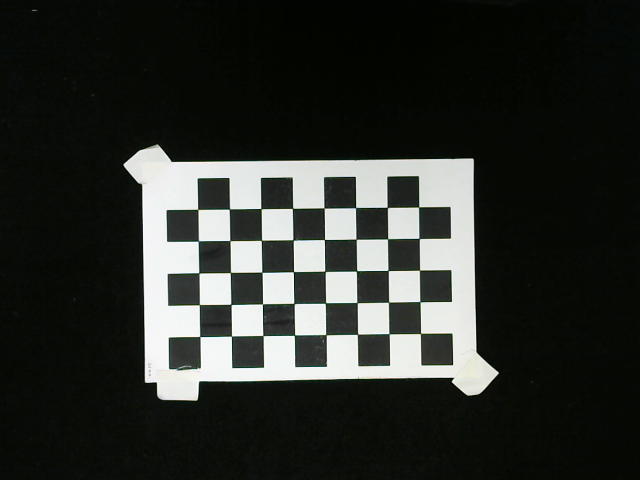
#> input picture HaoYing_v2/CalibrationImageStandard.png, 640 x 480 px, given in place of the camera
$ python Edge_size_20230426184231.py
#> lines starting #> are read from the running program, lines starting #| are printed output that depends on the picture; after the words box and inside, x2 and y2 are one past the last pixel; in counts of white or black regions, pixels touching at a corner belong together; long printed decimals are rounded
#> further down, frame is the input picture: shape (480, 640, 3); mean B, G, R 44.8, 48.7, 45.4
import cv2
import numpy as np

#*白色與透明工件在黑布下的HSV參數
WhiteLower = np.array([0, 0, 155])
WhiteUpper = np.array([180, 25, 255])

#* 黑色工件在白紙板下的HSV參數
BlackLower = np.array([0, 0, 154])
BlackUpper = np.array([180, 255, 230])

Contour_size = [100, 1000]

AreaSizeData = []
LengthSizeData = []

def nothing(x):
    pass

def ImagePreprocess(img_src):
    HSV_img = cv2.cvtColor(img_src, cv2.COLOR_BGR2HSV)
#> HSV_img: shape (480, 640, 3); mean H, S, V 54.8, 88.4, 48.7
    HSV_img = cv2.GaussianBlur(HSV_img, (3, 3), 1)
#> HSV_img: shape (480, 640, 3); mean H, S, V 55, 88.5, 48.8
    w_mask = cv2.inRange(HSV_img, WhiteLower, WhiteUpper)
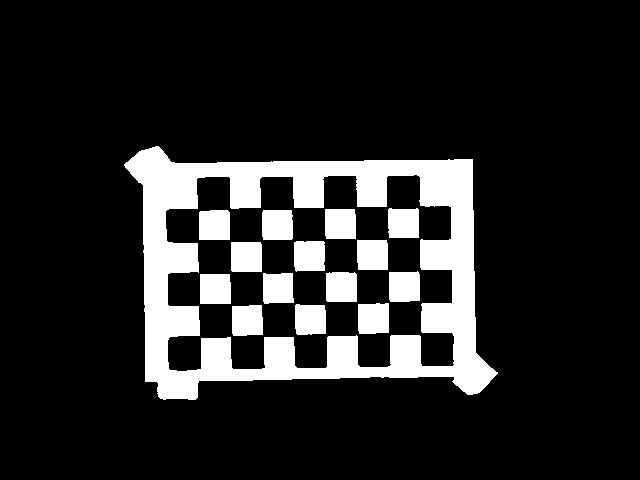
#> w_mask: shape (480, 640); 14.7% white; 15 white regions, largest, box (x1, y1, x2, y2) and area: (124, 146, 498, 400) 32330, (231, 242, 262, 272) 927, (325, 209, 356, 239) 922
    b_mask = cv2.inRange(HSV_img, BlackLower, BlackUpper)
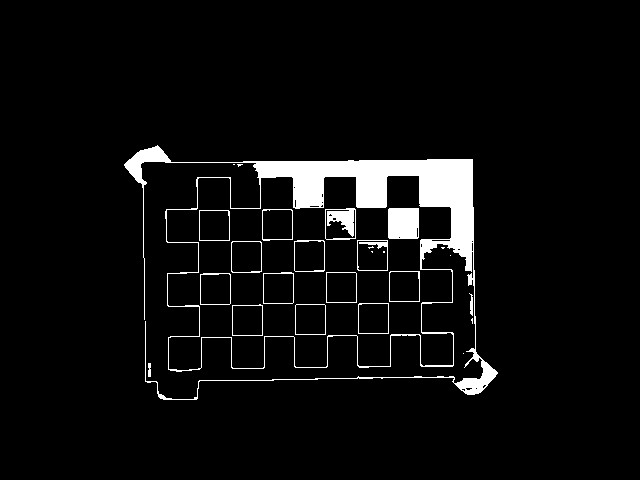
#> b_mask: shape (480, 640); 5.1% white; 26 white regions (9 under 20 px), largest, box (x1, y1, x2, y2) and area: (124, 145, 498, 400) 12355, (388, 208, 419, 239) 948, (325, 208, 356, 240) 557
    outputImg = cv2.bitwise_or(w_mask, b_mask)
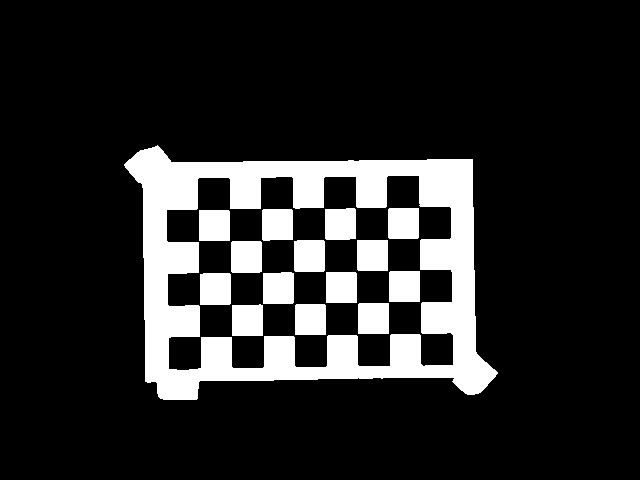
#> outputImg: shape (480, 640); 15.3% white; 15 white regions, largest, box (x1, y1, x2, y2) and area: (124, 145, 498, 400) 33519, (231, 241, 262, 273) 987, (200, 273, 231, 305) 987
    element = cv2.getStructuringElement(cv2.MORPH_RECT, (3, 3))
    binary  = cv2.morphologyEx(outputImg, cv2.MORPH_CLOSE, element)
#> binary: shape (480, 640); 15.3% white; 8 white regions
    return binary

def DeletContours(contours):
    contoursList = []
    for contour in contours:
        contoursLength = cv2.arcLength(contour, True)
        if (contoursLength >= Contour_size[0]) and (contoursLength <= Contour_size[1]):
            contoursList.append(contour)
#> this loop made 11 passes
#> contoursLength on passes 1 to 11: 1225.3, 127.3, 625.7, 120, 1741.5, 120, 120, 120, 120, 120, 120
#> after the loop, contoursList = 9 contours; largest, box (x1, y1, x2, y2) and area: (166, 176, 294, 307) 7394, (420, 332, 454, 366) 1055, (199, 210, 230, 241) 900, (295, 304, 326, 335) 900, (358, 303, 389, 334) 900
    return contoursList

if __name__ == '__main__':
    cap = cv2.VideoCapture(0, cv2.CAP_DSHOW)

    if not cap.isOpened():
        print("Cannot open camera")
        exit()

    while len(AreaSizeData) < 100: ## 樣本數
        ret, frame = cap.read()
        if not ret:
            print("Can't receive frame (stream  end?). Exiting ...")
            break

        imgBinary = ImagePreprocess(frame)
        cv2.imshow("binary", imgBinary)
        contours = DeletContours(cv2.findContours(imgBinary, cv2.RETR_TREE, cv2.CHAIN_APPROX_NONE)[0])
#> contours has the same summary as contoursList in DeletContours

        for contour in contours:
            print(cv2.contourArea(contour))
            print(cv2.arcLength(contour, True))
            AreaSizeData.append(cv2.contourArea(contour))
            LengthSizeData.append(cv2.arcLength(contour, True))
#> this loop made 9 passes
#> (printed output is left out)
#> after the loop, AreaSizeData = [1055, 7393.5, 900, 900, 900, 900, 900, 900, 900]; LengthSizeData = [127.3, 625.7, 120, 120, 120, 120, 120, 120, 120]

        # cv2.drawContours(frame, contours, -1, (0,0,255), 2)
        # cv2.imshow("Result", frame)
        if cv2.waitKey(1) & 0xFF == 27: ## 27 = ESC
#> (key Esc is pressed here)
            break

    areaMaxCont = max(AreaSizeData)
#> areaMaxCont = 7393.5
    areaMinCont = min(AreaSizeData)
#> areaMinCont = 900
    areaMeanCont = np.mean(np.array(AreaSizeData, dtype=object))
#> areaMeanCont = 1638.7
    areaStdCont = np.std(np.array(AreaSizeData,  dtype=float), axis=0, ddof=1)
#> areaStdCont = 2158.7
    print('AreaContours','Max:', areaMaxCont, 'Min:', areaMinCont, "Mean:", areaMeanCont, 'Std:', areaStdCont)
#| AreaContours Max: 7393.5 Min: 900.0 Mean: 1638.722 Std: 2158.650

    LengthMaxCont = max(LengthSizeData)
#> LengthMaxCont = 625.7
    LengthMinCont = min(LengthSizeData)
#> LengthMinCont = 120
    LengthMeanCont = np.mean(np.array(LengthSizeData, dtype=object))
#> LengthMeanCont = 177
    LengthStdCont = np.std(np.array(LengthSizeData,  dtype=float), axis=0, ddof=1)
#> LengthStdCont = 168.3
    print('LengthContours','Max:%3.2f', LengthMaxCont, 'Min:%3.2f', LengthMinCont, "Mean:%3.2f", LengthMeanCont, 'Std:%3.2f', LengthStdCont)
#| LengthContours Max:%3.2f 625.698 Min:%3.2f 120.0 Mean:%3.2f 177.001 Std:%3.2f 168.279
    cv2.destroyAllWindows()
